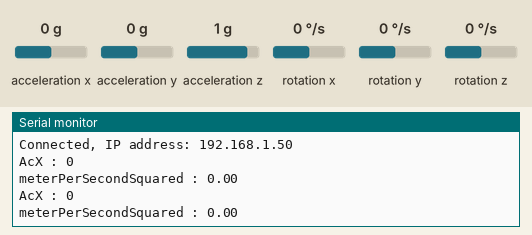
Simulated run of this sketch. Board: ESP32. Parts: the last lines printed to the serial monitor. Wiring (inferred from the names in the program): MPU-6050 motion sensor at I2C address 0x68. The inputs (shaded band) are chosen by the test bench; at power-on: acceleration x 0 g, acceleration y 0 g, acceleration z 1 g, rotation x 0 °/s, rotation y 0 °/s, rotation z 0 °/s. WiFi joins after 1.5 s; servers stay silent unless stated.

Above: at 2.7 s.
2.8 s: acceleration x set to -1.4 g
At 4.3 s:
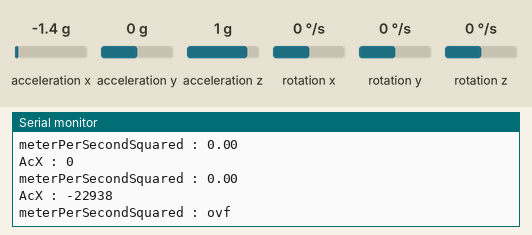
6.0 s: acceleration x set to -0.8 g
At 7.4 s:
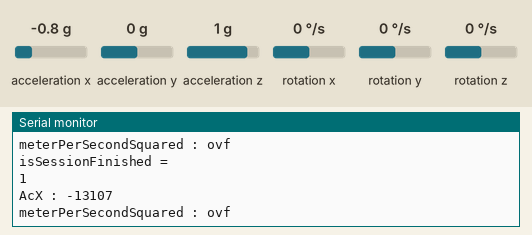
Timing chart, 0 to 9.0 s (numbered marks = the images above; inputs shaded):
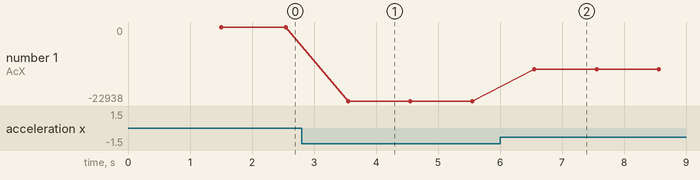

Measured:
- after the input at 2.8 s, the serial monitor: prints a new line after 0.75 s (image 1)
- after the input at 6.0 s, the serial monitor: prints a new line after 0.56 s (image 2)
- plotted number 1: 0 → -22938 after the input at 2.8 s, -22938 → -13107 after the input at 6.0 s

The sketch:

integration-query.ino
```cpp
#include <HTTPClient.h>

#include <WiFiUdp.h>
#include <ETH.h>
#include <WiFiSTA.h>
#include <WiFiMulti.h>
#include <WiFiType.h>
#include <WiFiServer.h>
#include <WiFiClient.h>
#include <WiFiScan.h>
#include <WiFiAP.h>
#include <WiFiGeneric.h>
#include <WiFi.h>

#include <MPU6050.h>
#include <SPI.h>
#include<Wire.h>
#include <array>
#define SDA 33
#define SCL 32

MPU6050 mpu;

const int MPU_addr=0x68;  // I2C address of the MPU-6050
int16_t AcX;
float meterPerSecond;
float sensitivityScaleFactor = 0.49;
int iterator = 0;
int addr = 0;
float savedDatas[3000];
int isSessionFinished = 0;
unsigned long firstTime;
unsigned long currentTime;
int lenarraySize = 3000;

const char* ssid = "ssid-name";
const char* password = "wifi-password";
int counter = 0;

void setup(){
  Serial.begin(9600);
  Wire.begin(SDA, SCL);
  Wire.beginTransmission(MPU_addr);
  Wire.write(0x6B);  // PWR_MGMT_1 register
  Wire.write(0);     // set to zero (wakes up the MPU-6050)
  Wire.endTransmission(true);

  //Set accelerometer range to +-16g (provide more precision??), by default at +-2g
  mpu.setFullScaleAccelRange(MPU6050_ACCEL_FS_16);

  Serial.print("mpu accel range : ");Serial.println(mpu.getFullScaleAccelRange());
  Serial.println();

  WiFi.begin(ssid, password);

  Serial.println("Connecting");
  while(WiFi.status() != WL_CONNECTED) {
    delay(500);
    Serial.print("Waiting for connection...");
  }
  Serial.println();

  Serial.print("Connected, IP address: ");
  Serial.println(WiFi.localIP());
}

void loop(){
  isSessionFinished = checkLightSensor();
  if(isSessionFinished == 0){
    calculSpeed();
    if(isSessionFinished == 1) {
      Serial.println("isSessionFinished =  ");Serial.println(isSessionFinished);
      //When session is over send data to api
      //sendPerformancesRequest(averageArray(savedDatas, 3000)); // Get average speed of user;
      //Pour avoir la distance effectué durant l'entrainement => averageSpeed*sessionTime;
    }
  }
}

void calculSpeed(){
  firstTime = millis();
  Wire.beginTransmission(MPU_addr);
  Wire.write(0x3B);  // starting with register 0x3B (ACCEL_XOUT_H)
  Wire.endTransmission(false);
  Wire.requestFrom(MPU_addr,14,true);

  AcX=Wire.read()<<8|Wire.read();  // 0x3B (ACCEL_XOUT_H) & 0x3C (ACCEL_XOUT_L)

  Serial.println();
  Serial.print("AcX : ");Serial.println(AcX);

  currentTime = (firstTime-millis());
  meterPerSecond = ((AcX * sensitivityScaleFactor)/1000)*currentTime; //Get total x in m/s
  Serial.print("meterPerSecondSquared : ");Serial.println(meterPerSecond);
  savedDatas[iterator] = meterPerSecond;
  iterator++;

  //Must be adapted when session is over, 5 is just for tests
  if(iterator == 5) {
    isSessionFinished = 1;
  }

  delay(1000);
}

int checkLightSensor(){
  // Check if session start or end with the sensor
  return 0;
}

float averageArray (float *array, int arraySize){
  long sum = 0;
  for (int i = 0 ; i < arraySize ; i++){
    sum += array [i] ;
  }
  return  ((float) sum) / arraySize;
}

void sendPerformancesRequest(float average) {
  if (WiFi.status() != WL_CONNECTED) {
    HTTPClient http;

    http.begin("localhost:27017/WaterDigitBuddy/performances/");
    http.addHeader("Content-Type", "application/json");

    //int httpCode = http.POST(average);
    String payload = http.getString();

    //Serial.println(httpCode);
    Serial.println(payload);

    http.end();

  } else {
    Serial.println("Error in WiFi connection");
  }
  //Must be modified and send request only when session is over
  delay(3000);
}
```
